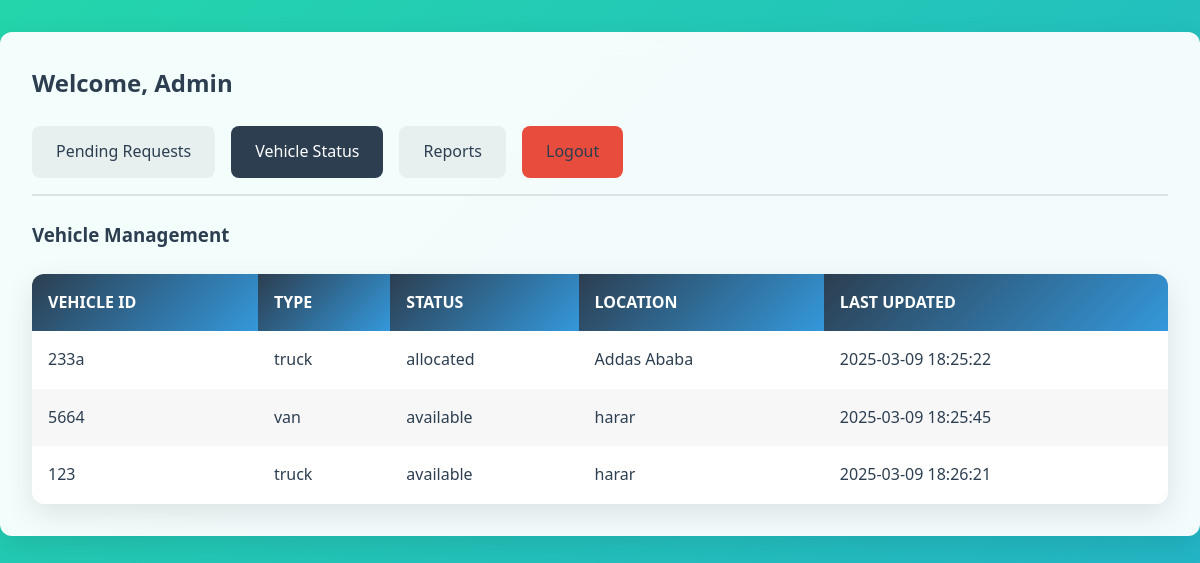
The page /finalized_project/link-pages/Real-Time/admin_dashboard.php?section=vehicles on the database its author committed.
### tables this page shows
CREATE TABLE `vehicles` (
  `id` int(11) NOT NULL,
  `vehicle_id` varchar(10) NOT NULL,
  `type` enum('van','truck','car') NOT NULL,
  `status` enum('available','allocated','maintenance') DEFAULT 'available',
  `location` varchar(100) DEFAULT NULL,
  `last_updated` timestamp NOT NULL DEFAULT current_timestamp() ON UPDATE current_timestamp(),
  PRIMARY KEY (`id`),
  UNIQUE KEY `vehicle_id` (`vehicle_id`)
);

### finalized_project/link-pages/Real-Time/admin_dashboard.php (the view, shortened to what this page needs)
<?php
require 'db_config.php';
$section = $_GET['section'] ?? 'pending';
try {
    switch ($section) {
        case 'vehicles':
            $vehicles = $pdo->query("SELECT * FROM vehicles")->fetchAll();
            break;
    }
} catch (PDOException $e) {
    die("Database error: " . $e->getMessage());
}
?>
<!DOCTYPE html>
<html>
<head>
    <link rel="stylesheet" href="style.css">
</head>
<body>
    <div class="container">
        <div class="admin-header">
            <h2>Welcome, Admin</h2>
            <nav class="admin-nav">
                <a href="?section=pending" class="<?= $section === 'pending' ? 'active' : '' ?>">Pending Requests</a>
                <a href="?section=vehicles" class="<?= $section === 'vehicles' ? 'active' : '' ?>">Vehicle Status</a>
                <a href="?section=reports" class="<?= $section === 'reports' ? 'active' : '' ?>">Reports</a>
                <a href="admin_logout.php" class="logout-btn">Logout</a>
            </nav>
        </div>
        <div class="dashboard-content">
            <?php switch ($section):
                case 'vehicles': ?>
                    <h3>Vehicle Management</h3>
                    <table class="admin-table">
                        <thead>
                            <tr>
                                <th>Vehicle ID</th>
                                <th>Type</th>
                                <th>Status</th>
                                <th>Location</th>
                                <th>Last Updated</th>
                            </tr>
                        </thead>
                        <tbody>
                            <?php foreach ($vehicles as $vehicle): ?>
                                <tr>
                                    <td><?= htmlspecialchars($vehicle['vehicle_id']) ?></td>
                                    <td><?= htmlspecialchars($vehicle['type']) ?></td>
                                    <td><?= htmlspecialchars($vehicle['status']) ?></td>
                                    <td><?= htmlspecialchars($vehicle['location']) ?></td>
                                    <td><?= $vehicle['last_updated'] ?></td>
                                </tr>
                            <?php endforeach; ?>
                        </tbody>
                    </table>
                    <?php break; ?>
            <?php endswitch; ?>
        </div>
    </div>
</body>
</html>

### finalized_project/link-pages/Real-Time/style.css (style rules this page uses)
:root { --primary: #2c3e50; --secondary: #3498db; --success: #27ae60; --danger: #e74c3c; --warning: #f1c40f; --info: #9b59b6; --light: #ecf0f1; --dark: #2c3e50; --shadow: 0 10px 30px rgba(0, 0, 0, 0.1); --radius: 12px; --transition: all 0.3s cubic-bezier(0.4, 0, 0.2, 1); }
* { margin: 0; padding: 0; box-sizing: border-box; }
body { font-family: 'Segoe UI', system-ui, -apple-system, sans-serif; line-height: 1.6; color: var(--dark); background: linear-gradient(-45deg, #ee7752, #e73c7e, #23a6d5, #23d5ab); background-size: 400% 400%; animation: gradient 15s ease infinite; min-height: 100vh; }
.container { max-width: 1200px; margin: 2rem auto; padding: 2rem; background: rgba(255, 255, 255, 0.95); backdrop-filter: blur(10px); border-radius: var(--radius); box-shadow: var(--shadow); }
.admin-table { width: 100%; border-collapse: collapse; background: white; border-radius: var(--radius); overflow: hidden; box-shadow: var(--shadow); }
.admin-table th, .admin-table td { padding: 1rem; text-align: left; }
.admin-table th { background: linear-gradient(135deg, var(--primary), var(--secondary)); color: white; font-weight: 600; text-transform: uppercase; }
.admin-table tr:nth-child(even) { background: rgba(0, 0, 0, 0.03); }
.admin-nav { display: flex; gap: 1rem; margin: 1.5rem 0; padding-bottom: 1rem; border-bottom: 2px solid rgba(0, 0, 0, 0.1); }
.admin-nav a { padding: 0.8rem 1.5rem; border-radius: 8px; text-decoration: none; color: var(--dark); background: rgba(0, 0, 0, 0.05); transition: var(--transition); }
.admin-nav a.active { background: var(--primary); color: white; }
.logout-btn { background: var(--danger) !important; }
.dashboard-content h3 { margin-bottom: 1.5rem; color: var(--primary); }

### rows shown on the page
vehicles: vehicle "233a", type "truck", status "allocated", location "Addas Ababa", last_updated "2025-03-09 18:25:22"
vehicles: vehicle "5664", type "van", status "available", location "harar", last_updated "2025-03-09 18:25:45"
vehicles: vehicle "123", type "truck", status "available", location "harar", last_updated "2025-03-09 18:26:21"
